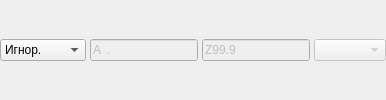
    <widget class="QFrame" name="frmMKBEx">
     <property name="maximumSize">
      <size>
       <width>16777215</width>
       <height>16777215</height>
      </size>
     </property>
     <property name="frameShape">
      <enum>QFrame::NoFrame</enum>
     </property>
     <property name="frameShadow">
      <enum>QFrame::Raised</enum>
     </property>
     <layout class="QGridLayout" name="_2">
      <property name="horizontalSpacing">
       <number>4</number>
      </property>
      <property name="verticalSpacing">
       <number>0</number>
      </property>
      <property name="margin">
       <number>0</number>
      </property>
      <item row="0" column="2">
       <widget class="CICDCodeEdit" name="edtMKBExTo">
        <property name="enabled">
         <bool>false</bool>
        </property>
        <property name="sizePolicy">
         <sizepolicy hsizetype="Preferred" vsizetype="Fixed">
          <horstretch>0</horstretch>
          <verstretch>0</verstretch>
         </sizepolicy>
        </property>
        <property name="minimumSize">
         <size>
          <width>0</width>
          <height>0</height>
         </size>
        </property>
        <property name="maximumSize">
         <size>
          <width>16777215</width>
          <height>16777215</height>
         </size>
        </property>
        <property name="inputMask">
         <string>a00.00; </string>
        </property>
        <property name="text">
         <string>Z99.9</string>
        </property>
        <property name="maxLength">
         <number>6</number>
        </property>
       </widget>
      </item>
      <item row="0" column="1">
       <widget class="CICDCodeEdit" name="edtMKBExFrom">
        <property name="enabled">
         <bool>false</bool>
        </property>
        <property name="sizePolicy">
         <sizepolicy hsizetype="Preferred" vsizetype="Fixed">
          <horstretch>0</horstretch>
          <verstretch>0</verstretch>
         </sizepolicy>
        </property>
        <property name="minimumSize">
         <size>
          <width>0</width>
          <height>0</height>
         </size>
        </property>
        <property name="maximumSize">
         <size>
          <width>16777215</width>
          <height>16777215</height>
         </size>
        </property>
        <property name="inputMask">
         <string>a00.00; </string>
        </property>
        <property name="text">
         <string>A.</string>
        </property>
        <property name="maxLength">
         <number>6</number>
        </property>
       </widget>
      </item>
      <item row="0" column="0">
       <widget class="QComboBox" name="cmbMKBExFilter">
        <property name="minimumSize">
         <size>
          <width>0</width>
          <height>0</height>
         </size>
        </property>
        <property name="maximumSize">
         <size>
          <width>16777215</width>
          <height>16777215</height>
         </size>
        </property>
        <item>
         <property name="text">
          <string>Игнор.</string>
         </property>
        </item>
        <item>
         <property name="text">
          <string>Интервал</string>
         </property>
        </item>
       </widget>
      </item>
      <item row="0" column="3">
       <widget class="CRBComboBox" name="cmbPhaseEx">
        <property name="enabled">
         <bool>false</bool>
        </property>
        <property name="minimumSize">
         <size>
          <width>0</width>
          <height>0</height>
         </size>
        </property>
        <property name="maximumSize">
         <size>
          <width>16777215</width>
          <height>16777215</height>
         </size>
        </property>
       </widget>
      </item>
     </layout>
    </widget>
